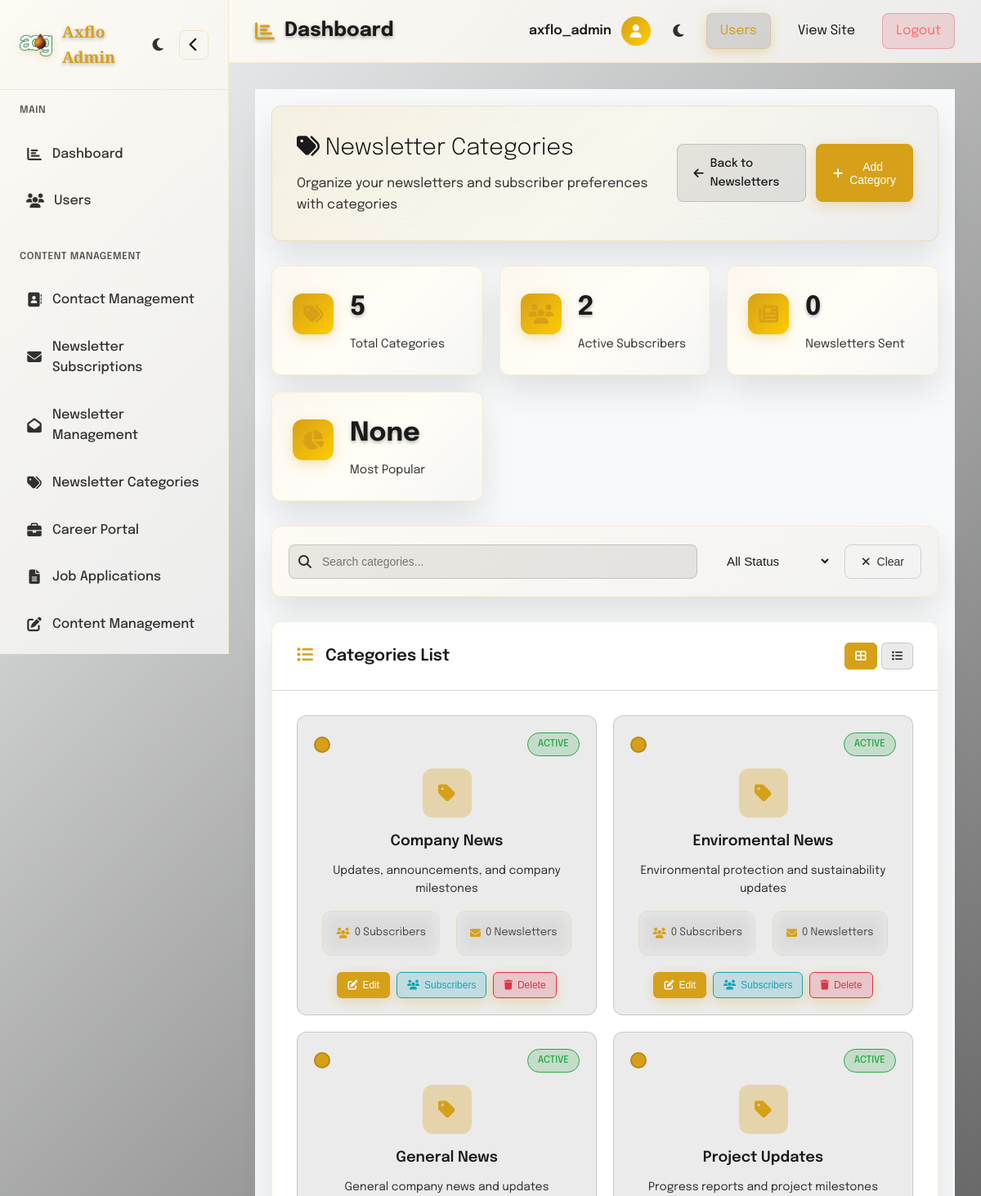
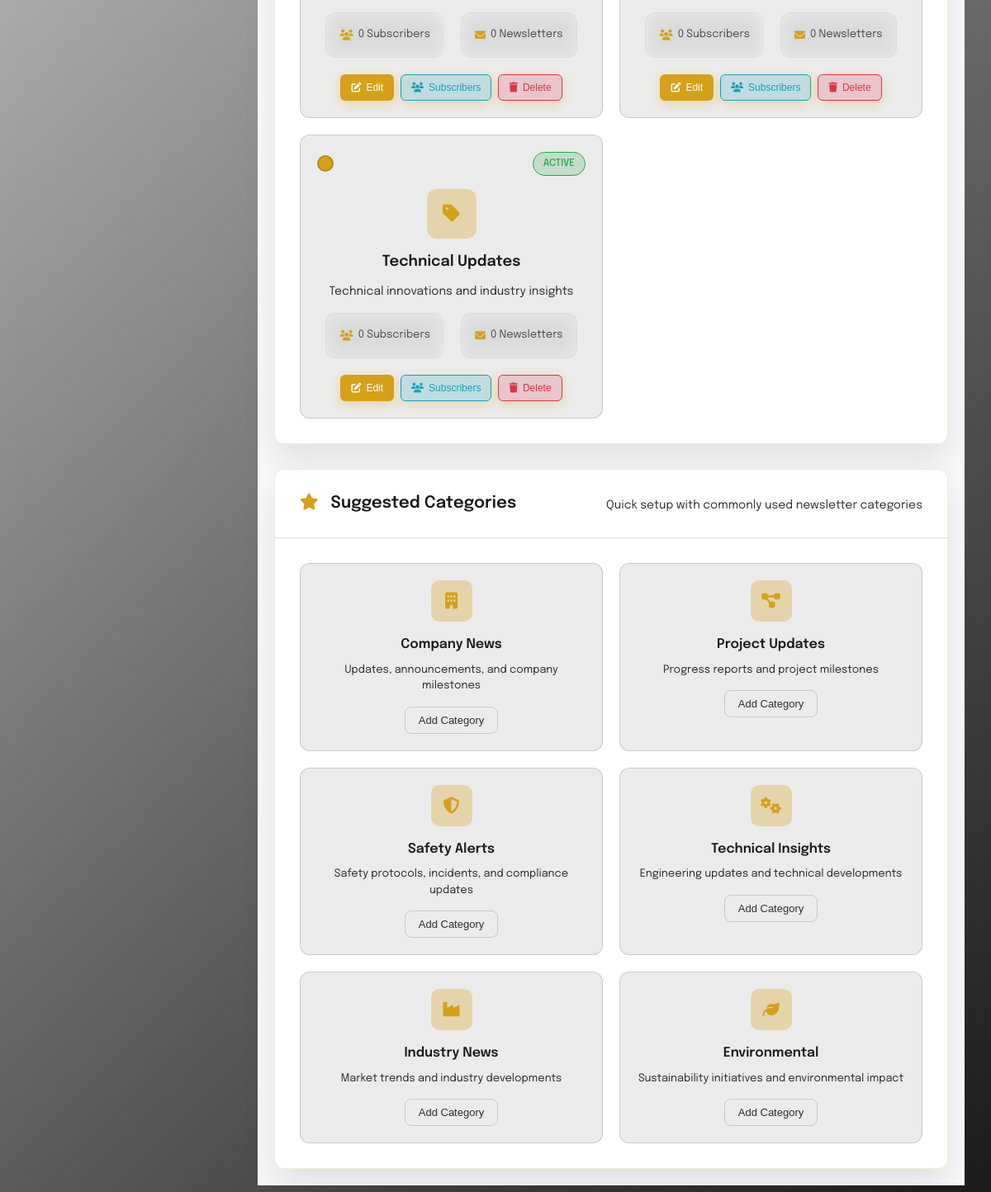
/admin-newsletter-categories/ (signed in), run on the app's committed database (2 pictures, top to bottom).
### axflo_app/models.py (models this page shows, shortened)
class SubscriptionCategory(models.Model):
    name = models.CharField(max_length=100)
    description = models.TextField(blank=True)
    class Meta:
        verbose_name_plural = "Subscription Categories"

### axflo_app/views.py (the view, shortened to what this page needs)
# urls.py: path('admin-newsletter-categories/', views.admin_newsletter_categories, name='admin_newsletter_categories'),
def admin_newsletter_categories(request):
    try:
        if not request.user.is_authenticated:
            return HttpResponseRedirect('/admin-login/')
        if not request.user.is_staff:
            return HttpResponseRedirect('/admin-login/')
        categories = SubscriptionCategory.objects.all().order_by('name')
        for category in categories:
            category.subscriber_count = category.subscriber_set.filter(active_status=True).count()
            category.newsletter_count = Newsletter.objects.filter(categories=category).count()
        total_categories = categories.count()
        active_subscribers = Subscriber.objects.filter(active_status=True).count()
        newsletters_sent = Newsletter.objects.filter(sent=True).count()
        most_popular = None
        max_subscribers = 0
        for category in categories:
            if category.subscriber_count > max_subscribers:
                max_subscribers = category.subscriber_count
                most_popular = category.name
        context = {
            'categories': categories,
            'total_categories': total_categories,
            'active_subscribers': active_subscribers,
            'newsletters_sent': newsletters_sent,
            'most_popular_category': most_popular or 'None',
            'current_page': 'newsletter_categories'
        }
        return render(request, 'axflo_app/admin/admin_newsletter_categories.html', context)
    except Exception as e:
        messages.error(request, f'Error loading newsletter categories: {str(e)}')
        return HttpResponseRedirect('/admindashboard/')

### axflo_app/templates/axflo_app/admin/admin_newsletter_categories.html (shortened to what this page needs)
{% extends 'axflo_app/admin/admin_base.html' %}
{% load static %}
{% block extra_css %}
    <link rel="stylesheet" href="{% static 'axflo_app/css/admin_newsletter_categories.css' %}">
{% endblock %}
{% block content %}
    <div class="categories-management-container">
        <div class="categories-header">
            <div class="header-content">
                <div class="header-text">
                    <h1><i class="fas fa-tags"></i> Newsletter Categories</h1>
                    <p>Organize your newsletters and subscriber preferences with categories</p>
                </div>
                <div class="header-actions">
                    <a href="/admin-newsletters/" class="btn btn-secondary">
                        <i class="fas fa-arrow-left"></i> Back to Newsletters
                    </a>
                    <button class="btn btn-primary" data-action="create-category">
                        <i class="fas fa-plus"></i> Add Category
                    </button>
                </div>
            </div>
        </div>
        <div class="stats-grid">
            <div class="stat-card">
                <div class="stat-icon">
                    <i class="fas fa-tags"></i>
                </div>
                <div class="stat-content">
                    <div class="stat-number">{{ total_categories }}</div>
                    <div class="stat-label">Total Categories</div>
                </div>
            </div>
            <div class="stat-card">
                <div class="stat-icon">
                    <i class="fas fa-users"></i>
                </div>
                <div class="stat-content">
                    <div class="stat-number">{{ active_subscribers }}</div>
                    <div class="stat-label">Active Subscribers</div>
                </div>
            </div>
            <div class="stat-card">
                <div class="stat-icon">
                    <i class="fas fa-newspaper"></i>
                </div>
                <div class="stat-content">
                    <div class="stat-number">{{ newsletters_sent }}</div>
                    <div class="stat-label">Newsletters Sent</div>
                </div>
            </div>
            <div class="stat-card">
                <div class="stat-icon">
                    <i class="fas fa-chart-pie"></i>
                </div>
                <div class="stat-content">
                    <div class="stat-number">{{ most_popular_category }}</div>
                    <div class="stat-label">Most Popular</div>
                </div>
            </div>
        </div>
        <div class="filters-section">
            <div class="search-filters">
                <div class="search-box">
                    <i class="fas fa-search"></i>
                    <input type="text" placeholder="Search categories..." id="searchInput">
                </div>
                <div class="filter-group">
                    <select id="statusFilter" class="filter-select">
                        <option value="">All Status</option>
                    </select>
                </div>
                <button class="btn btn-outline" id="clearFilters">
                    <i class="fas fa-times"></i> Clear
                </button>
            </div>
        </div>
        <div class="categories-section">
            <div class="section-header">
                <h2><i class="fas fa-list"></i> Categories List</h2>
                <div class="view-options">
                    <button class="view-btn active" data-view="grid">
                        <i class="fas fa-th-large"></i>
                    </button>
                    <button class="view-btn" data-view="list">
                        <i class="fas fa-list"></i>
                    </button>
                </div>
            </div>
            <div class="categories-grid" id="categoriesGrid">
                {% for category in categories %}
                    <div class="category-card" data-status="{{ category.status|default:'active' }}">
                        <div class="category-header">
                            <div class="category-color" style="background-color: {{ category.color|default:'#d6a019' }}"></div>
                            <div class="category-status status-{{ category.status|default:'active' }}">
                                {{ category.get_status_display|default:'Active' }}
                            </div>
                        </div>
                        <div class="category-content">
                            <div class="category-icon">
                                <i class="{{ category.icon|default:'fas fa-tag' }}"></i>
                            </div>
                            <h3 class="category-name">{{ category.name }}</h3>
                            <p class="category-description">
                                {{ category.description|default:"No description provided"|truncatewords:15 }}
                            </p>
                            <div class="category-stats">
                                <div class="stat-item">
                                    <i class="fas fa-users"></i>
                                    <span>{{ category.subscriber_count|default:0 }} Subscribers</span>
                                </div>
                                <div class="stat-item">
                                    <i class="fas fa-envelope"></i>
                                    <span>{{ category.newsletter_count|default:0 }} Newsletters</span>
                                </div>
                            </div>
                        </div>
                        <div class="category-actions">
                            <button class="action-btn btn-edit" data-category="{{ category.id }}">
                                <i class="fas fa-edit"></i> Edit
                            </button>
                            <button class="action-btn btn-subscribers" data-category="{{ category.id }}">
                                <i class="fas fa-users"></i> Subscribers
                            </button>
                            <button class="action-btn btn-delete" data-category="{{ category.id }}">
                                <i class="fas fa-trash"></i> Delete
                            </button>
                        </div>
                    </div>
                {% endfor %}
            </div>
        </div>
        <div class="default-categories-section">
            <div class="section-header">
                <h2><i class="fas fa-star"></i> Suggested Categories</h2>
                <p class="section-description">Quick setup with commonly used newsletter categories</p>
            </div>
            <div class="default-categories-grid">
                <div class="default-category" data-category="company-news">
                    <div class="default-icon">
                        <i class="fas fa-building"></i>
                    </div>
                    <h4>Company News</h4>
                    <p>Updates, announcements, and company milestones</p>
                    <button class="btn btn-outline btn-add-default">Add Category</button>
                </div>
                <div class="default-category" data-category="project-updates">
                    <div class="default-icon">
                        <i class="fas fa-project-diagram"></i>
                    </div>
                    <h4>Project Updates</h4>
                    <p>Progress reports and project milestones</p>
                    <button class="btn btn-outline btn-add-default">Add Category</button>
                </div>
                <div class="default-category" data-category="safety-alerts">
                    <div class="default-icon">
                        <i class="fas fa-shield-alt"></i>
                    </div>
                    <h4>Safety Alerts</h4>
                    <p>Safety protocols, incidents, and compliance updates</p>
                    <button class="btn btn-outline btn-add-default">Add Category</button>
                </div>
                <div class="default-category" data-category="technical-insights">
                    <div class="default-icon">
                        <i class="fas fa-cogs"></i>
                    </div>
                    <h4>Technical Insights</h4>
                    <p>Engineering updates and technical developments</p>
                    <button class="btn btn-outline btn-add-default">Add Category</button>
                </div>
                <div class="default-category" data-category="industry-news">
                    <div class="default-icon">
                        <i class="fas fa-industry"></i>
                    </div>
                    <h4>Industry News</h4>
                    <p>Market trends and industry developments</p>
                    <button class="btn btn-outline btn-add-default">Add Category</button>
                </div>
                <div class="default-category" data-category="environmental">
                    <div class="default-icon">
                        <i class="fas fa-leaf"></i>
                    </div>
                    <h4>Environmental</h4>
                    <p>Sustainability initiatives and environmental impact</p>
                    <button class="btn btn-outline btn-add-default">Add Category</button>
                </div>
            </div>
        </div>
    </div>
{% endblock %}

### axflo_app/templates/axflo_app/admin/components/admin_header.html (shortened to what this page needs)
<header class="main-header">
    <div class="header-left">
        <h1 class="page-title">
            <i class="fas {{ page_icon|default:'fa-chart-bar' }} page-icon"></i>
            {{ page_title|default:'Dashboard' }}
        </h1>
    </div>
    <div class="header-right">
        <div class="user-info">
            <span class="user-name">{{ request.user.username|default:'Admin' }}</span>
            <div class="user-avatar">
                <i class="fas fa-user"></i>
            </div>
        </div>
        <button class="theme-toggle" id="themeToggle2">
            <i class="fas fa-moon"></i>
        </button>
        <nav class="admin-nav">
            <a href="/admin-users/" class="current">Users</a>
            <a href="/" target="_blank">View Site</a>
            <a href="/admin-logout/" class="logout-btn">Logout</a>
        </nav>
    </div>
</header>

### axflo_app/static/axflo_app/css/base.css (style rules this page uses)
:root { --primary-gold: #d6a019; --primary-gold-light: #ffcc00; --bg-dark: #0a0a0a; --bg-light: #fafafa; --bg-glass: rgba(255, 255, 255, 0.08); --bg-glass-hover: rgba(255, 255, 255, 0.12); --text-primary: #1a1a1a; --text-secondary: rgba(26, 26, 26, 0.7); --text-tertiary: rgba(26, 26, 26, 0.5); --text-dark: #000000; --text-white: #ffffff; --text-light-alpha: rgba(255, 255, 255, 0.9); --text-light-secondary: rgba(255, 255, 255, 0.7); --border-glass: rgba(214, 160, 25, 0.3); --shadow-primary: 0 20px 40px rgba(0, 0, 0, 0.1); --shadow-hover: 0 25px 50px rgba(0, 0, 0, 0.4); --blur-amount: 20px; --transition: all 0.6s cubic-bezier(0.25, 0.46, 0.45, 0.94); --transition-smooth: all 0.4s cubic-bezier(0.25, 0.46, 0.45, 0.94); --transition-bounce: all 0.6s cubic-bezier(0.68, -0.55, 0.265, 1.55); --background: rgb(214, 160, 25); --hover-color: #ffcc00; --primary-gradient: rgba(0, 0, 0, 0.8); --secondary-gradient: rgba(0, 0, 0, 1); --shadow-color: rgba(0, 0, 0, 0.3); --overlay-color: rgba(0, 0, 0, 0.5); --accent-glow: rgba(214, 160, 25, 0.3); --glass-border: rgba(214, 160, 25, 0.2); --news-section-bg: #141414; --card-bg: rgba(20, 20, 20, 0.6); --card-border: rgba(214, 160, 25, 0.15); --gradient-overlay: linear-gradient(135deg, rgba(214, 160, 25, 0.1) 0%, rgba(0, 0, 0, 0.3) 100%); --gradient-mesh: linear-gradient(135deg, rgba(214, 160, 25, 0.15) 0%, rgba(255, 204, 0, 0.08) 50%, rgba(0, 0, 0, 0.3) 100%); --footer-bg: rgb(214, 160, 25); --footer-text: #000; --footer-link-hover: rgb(214, 160, 25); --footer-border: #fff; }
* { margin: 0; padding: 0; box-sizing: border-box; }
body { font-family: 'Epilogue', sans-serif; line-height: 1.6; color: var(--text-primary); background: var(--bg-light); overflow-x: hidden; }
.stat-item { text-align: center; padding: 1rem; background: rgba(255, 255, 255, 0.05); border-radius: 12px; backdrop-filter: blur(10px); border: 1px solid rgba(214, 160, 25, 0.15); transition: var(--transition-smooth); }
.stat-number { font-size: 1.5rem; font-weight: 700; color: var(--text-primary); display: block; }
.stat-label { font-size: 0.875rem; color: rgba(255, 255, 255, 0.8); margin-top: 0.25rem; }

### data on the page
SubscriptionCategory: status "ACTIVE", name "Company News", description "Updates, announcements, and company milestones", subscriber_count "0", newsletter_count "0"
SubscriptionCategory: status "ACTIVE", name "Enviromental News", description "Environmental protection and sustainability updates", subscriber_count "0", newsletter_count "0"
SubscriptionCategory: status "ACTIVE", name "General News", description "General company news and updates", subscriber_count "0", newsletter_count "0"
SubscriptionCategory: status "ACTIVE", name "Project Updates", description "Progress reports and project milestones", subscriber_count "0", newsletter_count "0"
SubscriptionCategory: status "ACTIVE", name "Technical Updates", description "Technical innovations and industry insights", subscriber_count "0", newsletter_count "0"

### other printed values
{{ page_title|default:'Dashboard' }} "Dashboard"
{{ request.user.username|default:'Admin' }} "axflo_admin"
{{ total_categories }} "5"
{{ active_subscribers }} "2"
{{ newsletters_sent }} "0"
{{ most_popular_category }} "None"
